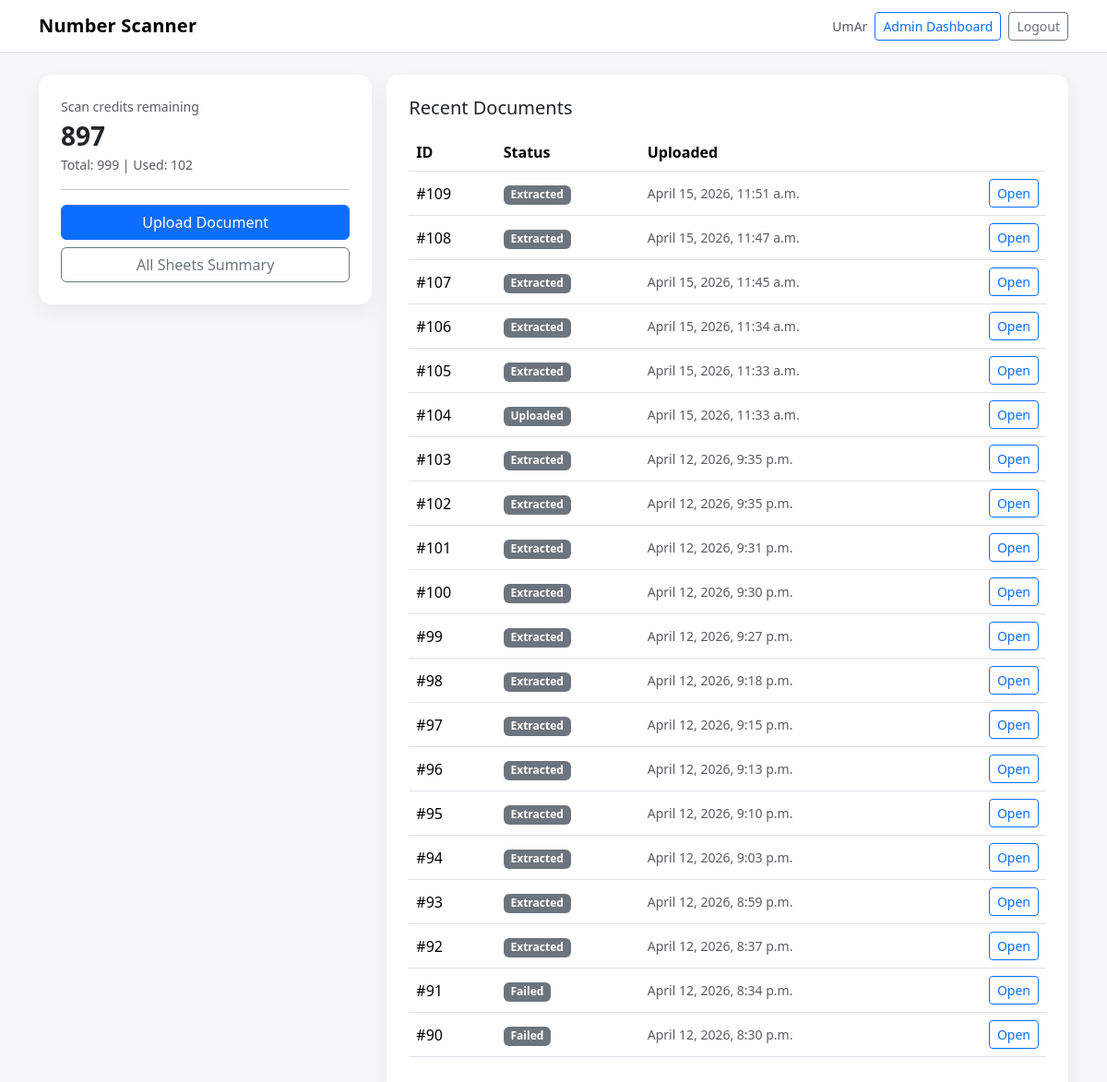
The page /dashboard/ (signed in) on the database its author committed.
### scanner/models.py (models this page shows, shortened)
class UserProfile(models.Model):
    user = models.OneToOneField(settings.AUTH_USER_MODEL, on_delete=models.CASCADE, related_name="profile")
    scan_credits_total = models.PositiveIntegerField(default=0)
    scan_credits_used = models.PositiveIntegerField(default=0)
    created_at = models.DateTimeField(auto_now_add=True)
    updated_at = models.DateTimeField(auto_now=True)
    @property
    def scan_credits_remaining(self) -> int:
        remaining = int(self.scan_credits_total) - int(self.scan_credits_used)
        return max(remaining, 0)

class Document(models.Model):
    class Status(models.TextChoices):
        UPLOADED = "UPLOADED", "Uploaded"
        PROCESSING = "PROCESSING", "Processing"
        EXTRACTED = "EXTRACTED", "Extracted"
        VERIFIED = "VERIFIED", "Verified"
        FINALIZED = "FINALIZED", "Finalized"
        FAILED = "FAILED", "Failed"
    class CommissionType(models.TextChoices):
        PERCENT = "PERCENT", "Percent (%)"
        FIXED = "FIXED", "Fixed amount"
    owner = models.ForeignKey(settings.AUTH_USER_MODEL, on_delete=models.CASCADE, related_name="documents")
    file = models.FileField(
        upload_to="documents/%Y/%m/%d/",
        validators=[FileExtensionValidator(["jpg", "jpeg", "png", "pdf"])],
    )
    status = models.CharField(max_length=20, choices=Status.choices, default=Status.UPLOADED)
    created_at = models.DateTimeField(auto_now_add=True)
    updated_at = models.DateTimeField(auto_now=True)
    textract_job_id = models.CharField(max_length=128, blank=True, default="")
    error_message = models.TextField(blank=True, default="")
    needs_review = models.BooleanField(default=False)
    issues_count = models.PositiveIntegerField(default=0)
    total_first = models.PositiveIntegerField(default=0)     # sum(F)
    total_second = models.PositiveIntegerField(default=0)    # sum(S)
    grand_total = models.PositiveIntegerField(default=0)     # total_first + total_second
    commission_type = models.CharField(max_length=10, choices=CommissionType.choices, default=CommissionType.PERCENT)
    commission_value = models.FloatField(default=0.0)        # % or fixed amount
    commission_amount = models.FloatField(default=0.0)       # calculated
    total_after_commission = models.PositiveIntegerField(default=0)
    total_prize = models.PositiveIntegerField(default=0)
    net_bill = models.IntegerField(default=0)  # can go negative if prize > total

### scanner/views.py (the view)
# urls.py: path("dashboard/", dashboard, name="dashboard"),
@login_required
def dashboard(request):
    profile = request.user.profile
    documents = Document.objects.filter(owner=request.user).order_by("-created_at")[:20]
    return render(request, "scanner/dashboard.html", {"profile": profile, "documents": documents})

### numbersys/templates/scanner/dashboard.html (shortened to what this page needs)
{% extends "base.html" %}
{% block content %}
<div class="row g-3">
  <div class="col-12 col-lg-4">
    <div class="card card-soft p-4">
      <div class="text-muted small">Scan credits remaining</div>
      <div class="fs-3 fw-bold">{{ profile.scan_credits_remaining }}</div>
      <div class="small text-muted">Total: {{ profile.scan_credits_total }} | Used: {{ profile.scan_credits_used }}</div>
      <hr>
      <a class="btn btn-primary w-100" href="{% url 'document_upload' %}">Upload Document</a>
      <a class="btn btn-outline-secondary w-100 mt-2" href="{% url 'reports_summary' %}">
        All Sheets Summary
      </a>
    </div>
  </div>
  <div class="col-12 col-lg-8">
    <div class="card card-soft p-4">
      <h5 class="mb-3">Recent Documents</h5>
      {% if documents %}
        <div class="table-responsive">
          <table class="table align-middle">
            <thead>
              <tr>
                <th>ID</th>
                <th>Status</th>
                <th>Uploaded</th>
                <th class="text-end"></th>
              </tr>
            </thead>
            <tbody>
              {% for d in documents %}
                <tr>
                  <td>#{{ d.id }}</td>
                  <td>
                    <span class="badge text-bg-secondary">{{ d.get_status_display }}</span>
                  </td>
                  <td class="text-muted small">{{ d.created_at }}</td>
                  <td class="text-end">
                    <a class="btn btn-sm btn-outline-primary" href="{% url 'document_detail' d.id %}">Open</a>
                  </td>
                </tr>
              {% endfor %}
            </tbody>
          </table>
        </div>
      {% else %}
        <div class="text-muted">No documents uploaded yet.</div>
      {% endif %}
    </div>
  </div>
</div>
{% endblock %}

### numbersys/templates/base.html (shortened to what this page needs)
<!DOCTYPE html>
<html lang="en">
  <head>
    <link
      href="https://cdn.jsdelivr.net/npm/bootstrap@5.3.3/dist/css/bootstrap.min.css"
      rel="stylesheet"
    />
  </head>
  <body>
    <nav class="navbar navbar-expand-lg bg-white border-bottom">
      <div class="container">
        <a class="navbar-brand brand" href="{% if user.is_authenticated %}/dashboard/{% else %}/login/{% endif %}">
          Number Scanner
        </a>
        <div class="ms-auto d-flex align-items-center gap-2">
          {% if user.is_authenticated %}
            <span class="navbar-text small text-muted d-none d-sm-inline">
              {{ user.username }}
            </span>
            {% if user.is_staff %}
              <a class="btn btn-outline-primary btn-sm" href="{% url 'staff_users' %}">
                Admin Dashboard
              </a>
            {% endif %}
            <form method="post" action="{% url 'logout' %}" class="d-inline">
              <button type="submit" class="btn btn-outline-secondary btn-sm">
                Logout
              </button>
            </form>
          {% else %}
            <a class="btn btn-primary btn-sm" href="/login/">Login</a>
          {% endif %}
        </div>
      </div>
    </nav>
    <main class="container py-4">{% block content %}{% endblock %}</main>
  </body>
</html>

### numbersys/templates/base.html (style rules this page uses)
body { background: #f7f7f9; }
.card-soft { border: 0; border-radius: 14px; box-shadow: 0 8px 25px rgba(0, 0, 0, 0.06); }
.brand { font-weight: 700; letter-spacing: 0.2px; }

### rows shown on the page
UserProfile: scan_credits_remaining "897", scan_credits_total "999", scan_credits_used "102"
Document: id "109", status "Extracted", created_at "April 15, 2026, 11:51 a.m."
Document: id "108", status "Extracted", created_at "April 15, 2026, 11:47 a.m."
Document: id "107", status "Extracted", created_at "April 15, 2026, 11:45 a.m."
Document: id "106", status "Extracted", created_at "April 15, 2026, 11:34 a.m."
Document: id "105", status "Extracted", created_at "April 15, 2026, 11:33 a.m."
Document: id "104", status "Uploaded", created_at "April 15, 2026, 11:33 a.m."
Document: id "103", status "Extracted", created_at "April 12, 2026, 9:35 p.m."
Document: id "102", status "Extracted", created_at "April 12, 2026, 9:35 p.m."
Document: id "101", status "Extracted", created_at "April 12, 2026, 9:31 p.m."
Document: id "100", status "Extracted", created_at "April 12, 2026, 9:30 p.m."
Document: id "99", status "Extracted", created_at "April 12, 2026, 9:27 p.m."
Document: id "98", status "Extracted", created_at "April 12, 2026, 9:18 p.m."
Document: id "97", status "Extracted", created_at "April 12, 2026, 9:15 p.m."
Document: id "96", status "Extracted", created_at "April 12, 2026, 9:13 p.m."
Document: id "95", status "Extracted", created_at "April 12, 2026, 9:10 p.m."
Document: id "94", status "Extracted", created_at "April 12, 2026, 9:03 p.m."
Document: id "93", status "Extracted", created_at "April 12, 2026, 8:59 p.m."
Document: id "92", status "Extracted", created_at "April 12, 2026, 8:37 p.m."
Document: id "91", status "Failed", created_at "April 12, 2026, 8:34 p.m."
Document: id "90", status "Failed", created_at "April 12, 2026, 8:30 p.m."

### other values the page prints
{{ user.username }} "UmAr"
